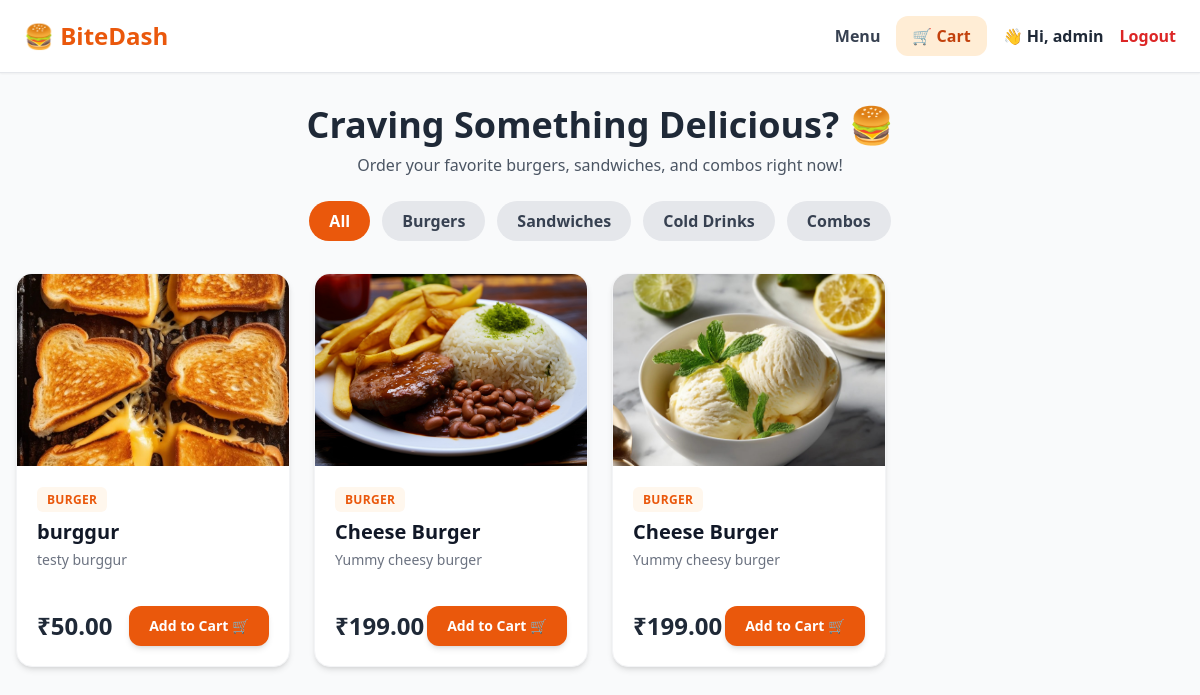
The app's page / (signed in) with its own data.
### core/models.py (models this page shows, shortened)
class FoodItem(models.Model):
    CATEGORY_CHOICES = (
        ('Burger', 'Burger'),
        ('Sandwich', 'Sandwich'),
        ('Drink', 'Cold Drink'),
        ('Combo', 'Combo Meal'),
    )
    name = models.CharField(max_length=100)
    category = models.CharField(max_length=50, choices=CATEGORY_CHOICES)
    price = models.DecimalField(max_digits=8, decimal_places=2)
    description = models.TextField(blank=True)
    image = models.ImageField(upload_to='food_images/', blank=True, null=True)
    is_available = models.BooleanField(default=True)

### core/views.py (the view)
# urls.py: path('', views.menu_view, name='menu'),
def menu_view(request):
    query = request.GET.get('q', '')
    category = request.GET.get('category', '')
    food_items = FoodItem.objects.filter(is_available=True)
    if query:
        food_items = food_items.filter(name__icontains=query)
    if category and category != 'All':
        food_items = food_items.filter(category=category)
    return render(request, 'core/menu.html', {'food_items': food_items})

### core/templates/core/menu.html
{% extends 'core/base.html' %}
{% block content %}
<div class="mb-8 text-center">
    <h1 class="text-4xl font-black text-gray-800 mb-2">Craving Something Delicious? 🍔</h1>
    <p class="text-gray-600">Order your favorite burgers, sandwiches, and combos right now!</p>
    <div class="flex justify-center gap-3 mt-6 flex-wrap">
        <a href="?category=All" class="px-5 py-2 rounded-full font-semibold {% if selected_category == 'All' or not selected_category %}bg-orange-600 text-white{% else %}bg-gray-200 text-gray-700 hover:bg-gray-300{% endif %} transition">All</a>
        <a href="?category=Burger" class="px-5 py-2 rounded-full font-semibold {% if selected_category == 'Burger' %}bg-orange-600 text-white{% else %}bg-gray-200 text-gray-700 hover:bg-gray-300{% endif %} transition">Burgers</a>
        <a href="?category=Sandwich" class="px-5 py-2 rounded-full font-semibold {% if selected_category == 'Sandwich' %}bg-orange-600 text-white{% else %}bg-gray-200 text-gray-700 hover:bg-gray-300{% endif %} transition">Sandwiches</a>
        <a href="?category=Drink" class="px-5 py-2 rounded-full font-semibold {% if selected_category == 'Drink' %}bg-orange-600 text-white{% else %}bg-gray-200 text-gray-700 hover:bg-gray-300{% endif %} transition">Cold Drinks</a>
        <a href="?category=Combo" class="px-5 py-2 rounded-full font-semibold {% if selected_category == 'Combo' %}bg-orange-600 text-white{% else %}bg-gray-200 text-gray-700 hover:bg-gray-300{% endif %} transition">Combos</a>
    </div>
</div>
<div class="grid grid-cols-1 md:grid-cols-3 lg:grid-cols-4 gap-6">
    {% for item in food_items %}
    <div class="bg-white rounded-2xl shadow-md overflow-hidden hover:shadow-xl transition flex flex-col justify-between border border-gray-100">
        <div>
            {% if item.image %}
                <img src="{{ item.image.url }}" alt="{{ item.name }}" class="w-full h-48 object-cover">
            {% else %}
                <div class="w-full h-48 bg-orange-100 flex items-center justify-center text-4xl">🍔</div>
            {% endif %}
            <div class="p-5">
                <span class="text-xs font-bold uppercase tracking-wide text-orange-600 bg-orange-50 px-2.5 py-1 rounded-md">{{ item.category }}</span>
                <h3 class="text-xl font-bold text-gray-900 mt-2">{{ item.name }}</h3>
                <p class="text-gray-500 text-sm mt-1 line-clamp-2">{{ item.description }}</p>
            </div>
        </div>
        <div class="p-5 pt-0 flex items-center justify-between mt-4">
            <span class="text-2xl font-extrabold text-gray-800">₹{{ item.price }}</span>
            <a href="{% url 'add_to_cart' item.id %}" class="bg-orange-600 text-white px-5 py-2.5 rounded-xl font-bold hover:bg-orange-700 transition shadow-md text-sm flex items-center gap-2">
                Add to Cart 🛒
            </a>
        </div>
    </div>
    {% empty %}
    <div class="col-span-full text-center py-12">
        <p class="text-gray-500 text-lg">No food items found in this category yet. Add them from Admin Panel!</p>
    </div>
    {% endfor %}
</div>
{% endblock %}

### core/templates/core/base.html (shortened to what this page needs)
<!DOCTYPE html>
<html lang="en">
<head>
    <script src="https://cdn.tailwindcss.com"></script>
</head>
<body class="bg-gray-50 min-h-screen">
    <nav class="bg-white shadow-sm border-b px-6 py-4 flex justify-between items-center">
        <a href="{% url 'menu' %}" class="text-2xl font-black text-orange-600">🍔 BiteDash</a>
        <div class="space-x-4 flex items-center">
            <a href="{% url 'menu' %}" class="text-gray-700 font-semibold hover:text-orange-600">Menu</a>
            <a href="{% url 'cart' %}" class="bg-orange-100 text-orange-700 px-4 py-2 rounded-xl font-bold hover:bg-orange-200 transition">🛒 Cart</a>
            {% if request.user.is_authenticated %}
                <span class="text-gray-800 font-bold">👋 Hi, {{ request.user.username }}</span>
                <a href="{% url 'logout' %}" class="text-red-600 font-bold hover:underline">Logout</a>
            {% else %}
                <a href="{% url 'login' %}" class="bg-orange-600 text-white px-4 py-2 rounded-xl font-bold hover:bg-orange-700 transition">Login</a>
                <a href="{% url 'signup' %}" class="text-gray-700 font-semibold">Sign Up</a>
            {% endif %}
        </div>
    </nav>
    <main class="py-8 px-4">
        {% block content %}
        {% endblock %}
    </main>
</body>
</html>

### records on screen
FoodItem: image (picture), category "BURGER", name "burggur", description "testy burggur", price "50.00"
FoodItem: image (picture), category "BURGER", name "Cheese Burger", description "Yummy cheesy burger", price "199.00"
FoodItem: image (picture), category "BURGER", name "Cheese Burger", description "Yummy cheesy burger", price "199.00"

### other values on screen
{{ request.user.username }} "admin"
